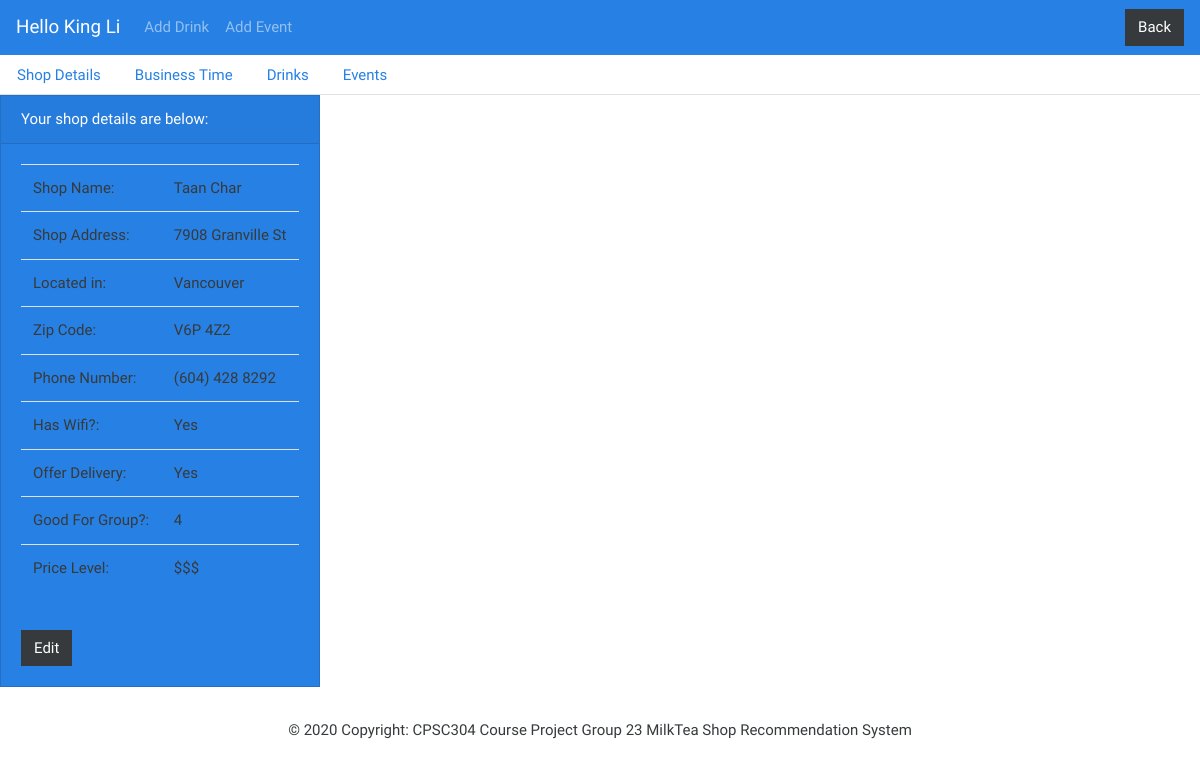
Before: /inc/shopmanage.php?id=602 (signed in) with the older database file.
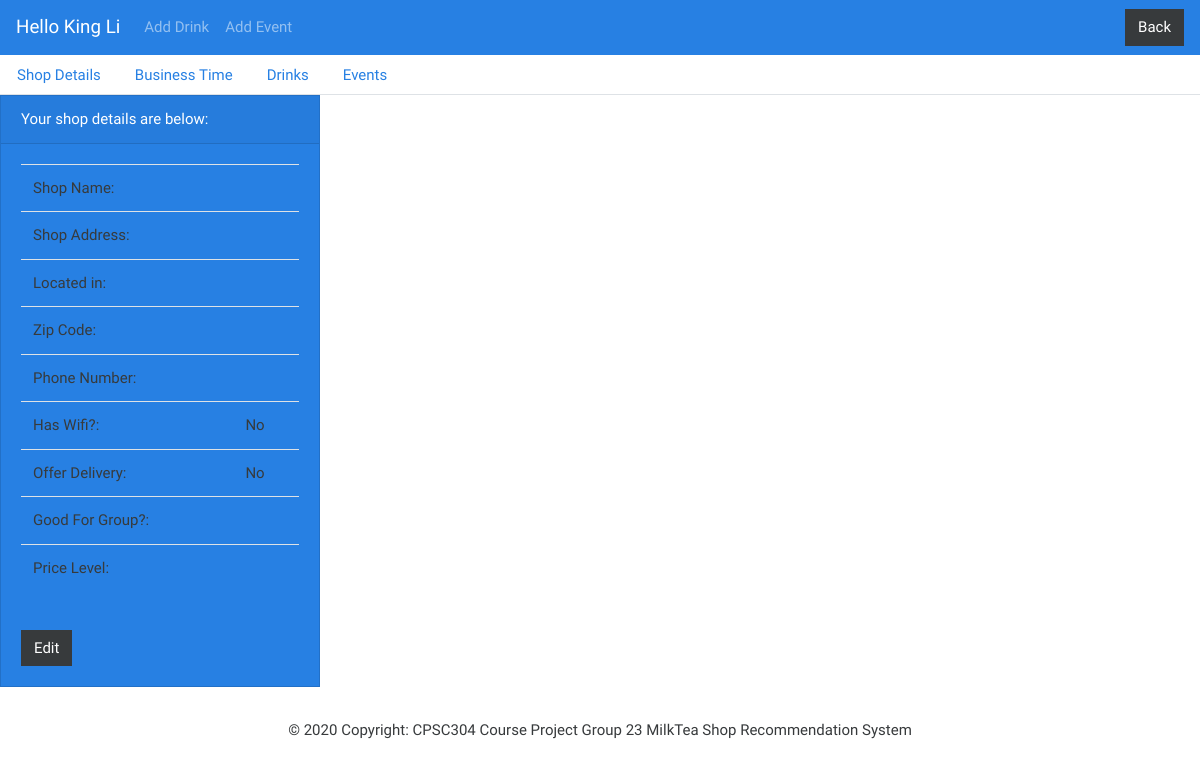
After: the same page with the newer database file.
### tables this page shows
CREATE TABLE Milk_Tea_Shop (
        Shop_ID integer PRIMARY KEY,
        Shop_Name varchar(30) NOT NULL,
        Address varchar(60) NOT NULL,
        Zip_Code varchar(10) NOT NULL,
        Phone_Number varchar(20) UNIQUE NOT NULL,
        Has_Wifi bit,
        Offer_Delivery bit,
        Good_For_Group integer,
        Average_Rating real DEFAULT 0,
        Price_ID integer NOT NULL DEFAULT 599,
        Owner_ID integer NOT NULL,
        UNIQUE (Address, Zip_Code),
        UNIQUE (Shop_Name, Zip_Code),
        FOREIGN KEY (Zip_Code) REFERENCES Zipcode_To_Region(Zip_Code) ON UPDATE CASCADE,
        FOREIGN KEY (Price_ID) REFERENCES Price_Level(Level_ID) ON UPDATE CASCADE,  
        FOREIGN KEY (Owner_ID) REFERENCES Business_Owner_Account (Account_ID) ON UPDATE CASCADE
);

CREATE TABLE Region(
        Region_ID  integer PRIMARY KEY,
        Name varchar(20) UNIQUE NOT NULL
);

CREATE TABLE Price_Level (
           	Level_ID integer PRIMARY KEY,
           	Name varchar(20) UNIQUE NOT NULL
);

### inc/shopmanage.php (the view, shortened to what this page needs)
<?php
    require('config/db.php');
    $cur_owner_id = '';
    $cur_owner_name = '';
    if(!isset($_SESSION['owner_logged_in']))
    {
        header('Location:../index.php');
        exit;
    }
    else{
        $cur_owner_name = $_SESSION['logged_owner_name'];
        $cur_owner_id = $_SESSION['logged_owner_id'];
    }
    if(!isset($_SESSION['current_shop_id'])){
        if(isset($_GET['id'])){
            $curr_shop_id = mysqli_real_escape_string($conn,$_GET['id']);
            settype($curr_shop_id, 'integer');
        }
        else
        {
            header('Location:ownerprofile.php');
            exit;
        }
    }
    else {
        $curr_shop_id = $_SESSION['current_shop_id'];
    }
    $shop_sql = "SELECT Shop_Name, Address, Zip_Code, Phone_Number, Has_Wifi, Offer_Delivery, Good_For_Group, Price_ID
    FROM milk_tea_shop
    WHERE Shop_ID = '$curr_shop_id' AND Owner_ID = '$cur_owner_id'";
    $shop_result = mysqli_query($conn, $shop_sql);
    $shop = mysqli_fetch_assoc($shop_result);
    $zipCode = $shop['Zip_Code'];
    $priceCode = $shop['Price_ID'];
    $regionsql = "SELECT Name
    FROM zipcode_to_region z, region r
    WHERE z.Region = r.Region_ID AND z.Zip_Code = '$zipCode'";
    $regionresult = mysqli_query($conn, $regionsql);
    $regionName = mysqli_fetch_assoc($regionresult);
    $pricesql = "SELECT price_level.Name FROM price_level WHERE Level_ID = '$priceCode'";
    $priceResult = mysqli_query($conn, $pricesql);
    $priceLevel = mysqli_fetch_assoc($priceResult);
?>
<!DOCTYPE html>
<html>
<head>
    <link rel="stylesheet" type="text/css" href="https://bootswatch.com/4/cosmo/bootstrap.min.css">
</head>
<body>
<nav class="navbar navbar-expand-lg navbar-dark bg-primary">
    <a class="navbar-brand" href="#">Hello <?php echo $cur_owner_name . ' '?></a>
    <div class="collapse navbar-collapse" >
        <ul class="navbar-nav mr-auto">
            <li class="nav-item">
                <a class="nav-link" href="addDrink.php">Add Drink</a>
            </li>
            <li class="nav-item">
                <a class="nav-link" href="event.php">Add Event</a>
            </li>
        </ul>
        <form class="form-inline my-2 my-lg-0" method="post" action="<?php echo $_SERVER['PHP_SELF']; ?>">
            <button class="btn btn-secondary my-2 my-sm-0" type="submit" name="shop_quit">Back</button>
        </form>
    </div>
</nav>
<ul class="nav nav-tabs">
    <li class = "nav-item active">
        <a class="nav-link" href="#details">Shop Details</a>
    </li>
    <li class="nav-item">
        <a class="nav-link" href="#hours">Business Time</a>
    </li>
    <li class="nav-item">
        <a class="nav-link" href="#drinks">Drinks</a>
    </li>
    <li class="nav-item">
        <a class="nav-link" href="#events">Events</a>
    </li>
</ul>
<div id="myTabContent" class="tab-content">
    <div class="tab-pane fade in active show" id="details">
        <div class="card text-white bg-primary mb-3" style="max-width: 20rem;">
            <div class="card-header">Your shop details are below:</div>
            <div class="card-body">
                <table class="table table-hover">
                    <tr>
                        <td>Shop Name:</td>
                        <td><?=$shop['Shop_Name']?></td>
                    </tr>
                    <tr>
                        <td>Shop Address:</td>
                        <td><?=$shop['Address']?></td>
                    </tr>
                    <tr>
                        <td>Located in:</td>
                        <td><?=$regionName['Name']?></td>
                    </tr>
                    <tr>
                        <td>Zip Code:</td>
                        <td><?=$zipCode?></td>
                    </tr>
                    <tr>
                        <td>Phone Number:</td>
                        <td><?=$shop['Phone_Number']?></td>
                    </tr>
                    <tr>
                        <td>Has Wifi?:</td>
                        <td><?php echo $shop['Has_Wifi'] ? 'Yes': 'No'; ?></td>
                    </tr>
                    <tr>
                        <td>Offer Delivery:</td>
                        <td><?php echo $shop['Offer_Delivery'] ? 'Yes': 'No'; ?></td>
                    </tr>
                    <tr>
                        <td>Good For Group?:</td>
                        <td><?=$shop['Good_For_Group']?></td>
                    </tr>
                    <tr>
                        <td>Price Level:</td>
                        <td><?=$priceLevel['Name']?></td>
                    </tr>
                </table>
                <br>
                <form action="editstore.php" method="POST">
                    <button type="submit" name="edit_shop" class="btn btn-secondary my-2 my-sm-0" value="<?php echo $curr_shop_id; ?>">Edit</button>
                </form>
            </div>
        </div>
    </div>
</div>
<?php include('footer.php'); ?>
</body>
</html>

Changed rows visible on the page:
no longer on this page (row edited): milk_tea_shop: Shop_Name "Taan Char", Address "7908 Granville St", Zip_Code "V6P 4Z2", Phone_Number "(604) 428 8292", Good_For_Group "4"
no longer on this page (row unchanged): region: Name "Vancouver"
no longer on this page (row unchanged): price_level: Name "$$$"
Other visible differences:
text no longer shown: "Yes Yes"
text now shown: "No No"
